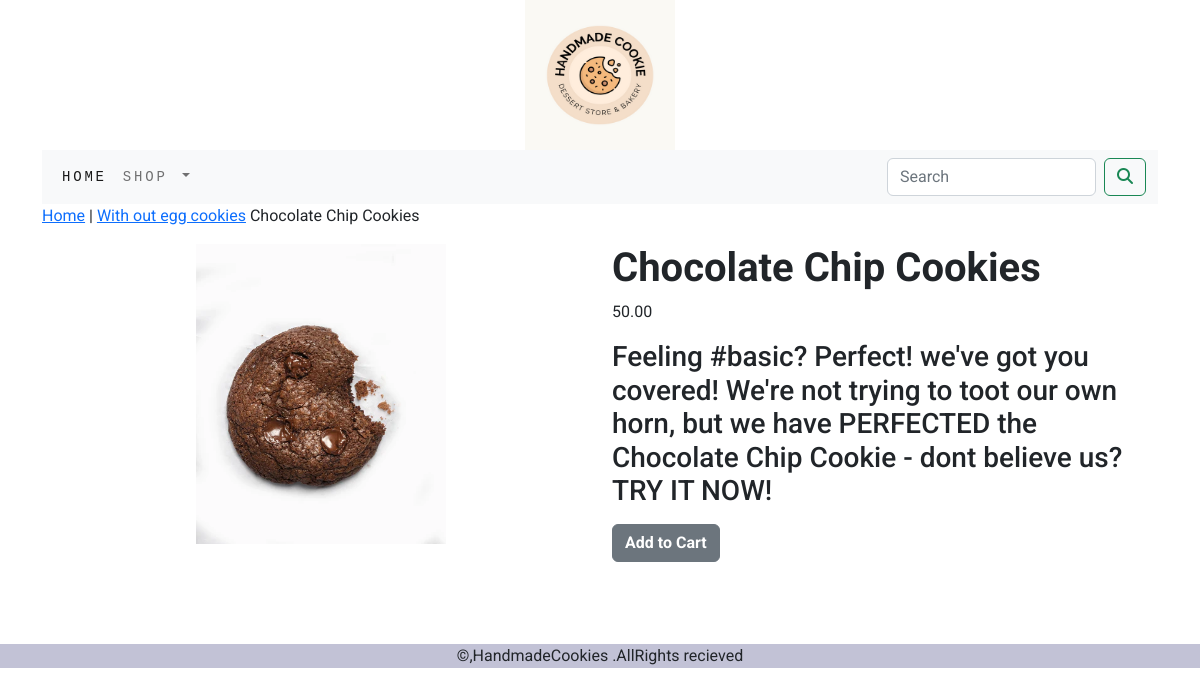
The app's page /shop/with-out-egg-cookies/chocolate-chip-cookies/ with its own data.
### ecartapp/models.py (models this page shows, shortened)
class Product(models.Model):
    name = models.CharField(max_length=200)
    slug = models.CharField(max_length=200)
    desc = models.TextField()
    img = models.ImageField(upload_to='product')
    price= models.DecimalField(max_digits=10,decimal_places=2)
    category = models.ForeignKey(Category,on_delete=models.CASCADE)
    stock = models.IntegerField()
    available = models.BooleanField(default=True)
    created = models.DateTimeField(auto_now_add=True)
    updated = models.DateTimeField(auto_now=True)
    class Meta:
        ordering = ('name',)
        verbose_name = 'product'
        verbose_name_plural = 'products'

class Category(models.Model):
     name = models.CharField(max_length=200)
     slug =models.SlugField(max_length=200)
     desc =models.TextField()
     img = models.ImageField(upload_to='category')
     class Meta:
         ordering =('name',)
         verbose_name = 'category'
         verbose_name_plural = 'categories'
     def get_url(self):
        return reverse('ecartapp:product_by_category',args=[self.slug])
     def __str__(self):
         return '{}'.format(self.name)

### ecartapp/views.py (the view)
# urls.py: path('<slug:c_slug>/<slug:product_slug>/',views.prodetail,name='prodcat_detail')
def prodetail(request,c_slug,product_slug):
    try:
        product=Product.objects.get(category__slug=c_slug,slug=product_slug)
    except Exception  as e:
        raise e
    return render(request,"product.html",{'product':product})

### cart_app/context_processors.py (called while the page is built)
def counter(request):
    item_count= 0
    if 'admin' in request.path:
        return {}
    else :
        try:
            cart=Cart.objects.filter(cart_id=_cart_id(request))
            cart_items=CartItem.objects.all().filter(cart=cart[:1])
            for cartitem in cart_items:
                item_count += cartitem.quantity
        except Cart.DoesNotExist:
            item_count= 0
    return dict(item_count=item_count)

### cart_app/views.py (called while the page is built)
def _cart_id(request):
    cart=request.session.session_key
    if not cart:
        cart=request.session.create()
    return cart

### ecartapp/context_processors.py (called while the page is built)
def menulinks(request):
     link=Category.objects.all()
     return dict(link=link)

### templates/product.html (shortened to what this page needs)
{% extends 'base.html' %}
{% load static %}
{% block content %}
<div class="row my_prod_row_class">
    <div class="mx_auto">
       <p><a href="{% url 'ecartapp:allproduct' %}" >Home</a> | <a href="{{product.category.get_url}}">{{product.category}}</a> {{product.name}}</p>
    </div>
</div>
<div class="container">
<div class ="row">
    <div class="col-12 col-sm-12 col-md-12 col-lg-6 text-center" >
        <div style="min-width:18rem;height:25em;">
            <img src = "{{product.img.url}}"  alt="{{product.name}}" style="width:250px;height:300px;">
        </div>
    </div>
    <div class="col-12 col-sm-12 col-md-12 col-lg-6" >
            <div>
            <h1 class="my_prod_name"><b>{{product.name}}</b></h1>
            <p>{{product.price}}</p>
            <p class="text-justify"><h3>{{product.desc}}</h3></p>
            {% if product.stock <= 0 %}
            <p  class="text-justify"><b>Out of stock</b></p>
            {% else %}
            <a class="btn btn-secondary" href = "{% url 'cart_app:add_cart' product.id %}"><b>Add to Cart</b></a>
            {% endif %}
        </div>
    </div>
</div>
</div>
</div>
{% endblock %}

### static/css/custom.css (style rules this page uses)
body { font-family: 'Roboto', sans-serif; }

### records on screen
Product: category "With out egg cookies", name "Chocolate Chip Cookies", img (picture), price "50.00", desc "Feeling #basic? Perfect! we've got you covered! We're not trying to toot our own horn, but we have PERFECTED the Chocolate Chip Cookie - dont believe us? TRY IT NOW!"
